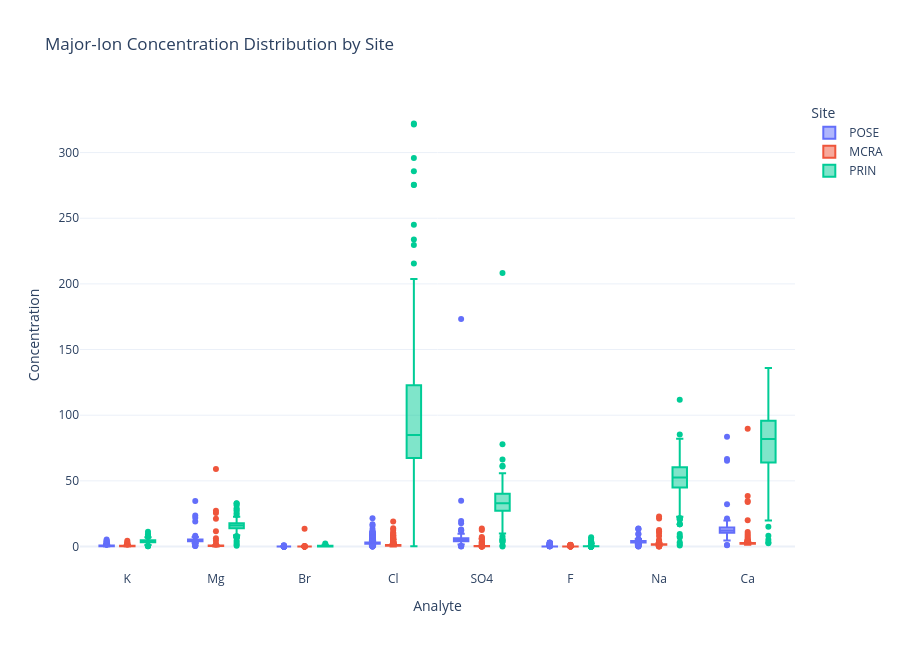

Notebook source saved alongside this figure:
### Code cell
# Box plot — same analysis idea as the reference PDF.

major_ions_pd = major_ion_data.toPandas()

if not major_ions_pd.empty:
    fig = px.box(
        major_ions_pd,
        x="analyte",
        y="concentration",
        color="siteID",
        points="outliers",
        title="Major-Ion Concentration Distribution by Site",
        labels={
            "analyte": "Analyte",
            "concentration": "Concentration",
            "siteID": "Site"
        }
    )

    fig.update_layout(
        height=650,
        template="plotly_white"
    )

    fig.show()

### Figure 1 — Plotly figure (JSON) as saved in the notebook; plotly's stock layout.template omitted (floating-point values rounded to 4 significant figures; data arrays with more than 128 entries replaced by an {"elided": "..."} marker saying what was removed)
{"data": [{"alignmentgroup": "True", "boxpoints": "outliers", "hovertemplate": "Site=POSE<br>Analyte=%{x}<br>Concentration=%{y}<extra></extra>", "legendgroup": "POSE", "marker": {"color": "#636efa"}, "name": "POSE", "notched": false, "offsetgroup": "POSE", "orientation": "v", "showlegend": true, "type": "box", "x": {"elided": "1894 str values"}, "x0": " ", "xaxis": "x", "y": {"elided": "1894 float values"}, "y0": " ", "yaxis": "y"}, {"alignmentgroup": "True", "boxpoints": "outliers", "hovertemplate": "Site=MCRA<br>Analyte=%{x}<br>Concentration=%{y}<extra></extra>", "legendgroup": "MCRA", "marker": {"color": "#EF553B"}, "name": "MCRA", "notched": false, "offsetgroup": "MCRA", "orientation": "v", "showlegend": true, "type": "box", "x": {"elided": "1337 str values"}, "x0": " ", "xaxis": "x", "y": {"elided": "1337 float values"}, "y0": " ", "yaxis": "y"}, {"alignmentgroup": "True", "boxpoints": "outliers", "hovertemplate": "Site=PRIN<br>Analyte=%{x}<br>Concentration=%{y}<extra></extra>", "legendgroup": "PRIN", "marker": {"color": "#00cc96"}, "name": "PRIN", "notched": false, "offsetgroup": "PRIN", "orientation": "v", "showlegend": true, "type": "box", "x": {"elided": "1586 str values"}, "x0": " ", "xaxis": "x", "y": {"elided": "1586 float values"}, "y0": " ", "yaxis": "y"}], "layout": {"boxmode": "group", "height": 650, "legend": {"title": {"text": "Site"}, "tracegroupgap": 0}, "title": {"text": "Major-Ion Concentration Distribution by Site"}, "xaxis": {"anchor": "y", "domain": [0, 1], "title": {"text": "Analyte"}}, "yaxis": {"anchor": "x", "domain": [0, 1], "title": {"text": "Concentration"}}}}
